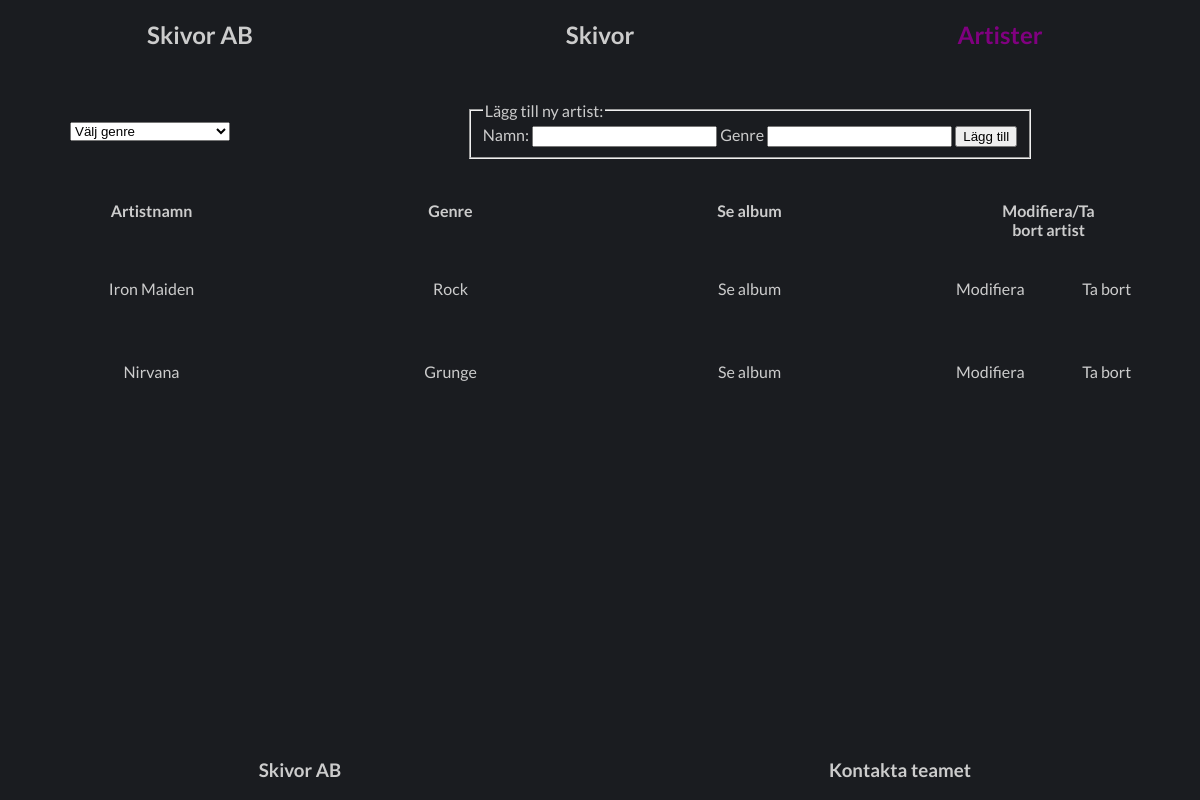
Screenshot of /artists.php with the database file from the repository.
### tables this page shows
CREATE TABLE IF NOT EXISTS `artists` (
  `id` int(11) NOT NULL AUTO_INCREMENT,
  `name` varchar(50) NOT NULL DEFAULT '0',
  `genre` varchar(50) NOT NULL DEFAULT '0',
  PRIMARY KEY (`id`)
);

### functions/functions.php (called while the page is built, shortened)
<?php
function getData(string $sql, array $args = NULL): array
{
  try {
    $pdo = connectToDb();
  } catch (PDOException $e) {
    die("Fel: " . $e->getMessage());
  }
  $stmt = $pdo->prepare($sql);
  $stmt->execute($args);
  $res = $stmt->fetchAll();
  return $res;
}

### artists.php (the view, shortened to what this page needs)
<?php
include_once("modules/navbar.php");
?>
<div class="artists_container">
  <form action="" id="dropdown_form">
    <select name="genre" id="dropdown">
      <option value="default">Välj genre</option>
    </select>
  </form>
  <div class="form_wrapper">
    <form action="" method="post">
      <fieldset>
        <legend>Lägg till ny artist:</legend>
        <label for="name">Namn:</label>
        <input type="text" name="name" id="name">
        <label for="genre">Genre</label>
        <input type="text" name="genre" id="genre">
        <button type="submit" name="add" value="artists">Lägg till</button>
      </fieldset>
    </form>
  </div>
  <div class="table_wrapper">
    <table class="artists">
      <tr>
        <th>Artistnamn</th>
        <th>Genre</th>
        <th>Se album</th>
        <th>Modifiera/Ta bort artist</th>
      </tr>
      <?php
      $sql = "SELECT * FROM artists ORDER BY name;";
      if ($_GET) {
        $safeGet = sanitize($_GET);
        $sql = "SELECT * FROM artists WHERE genre = :genre ORDER BY name;";
        $arg = ["genre" => $safeGet["genre"]];
        $artists = getData($sql, $arg);
      } else {
        $artists = getData($sql);
      }
      foreach ($artists as $artist) {
        echo "<tr>";
        $id = $artist["id"];
        unset($artist["id"]);
        foreach ($artist as $val) {
          echo "<td>" . $val . "</td>";
        }
        echo "<td><a href='albums.php?artists=" . $id . "'>Se album</a></td>";
        echo "<td class='buttons'>";
        echo "<a href='change.php?action=modify&item=artists&id=" . $id . "'>Modifiera</a>";
        echo "<a href='change.php?action=delete&item=artists&id=" . $id . "'>Ta bort</a>";
        echo "</td>";
      }
      ?>
    </table>
  </div>
</div>
<?php include_once("modules/footer.php"); ?>

### style.css (style rules this page uses)
* { box-sizing: border-box; }
body { background-color: #1a1c20; color: #ccc; margin: 0; height: 100dvh; display: grid; grid-template-rows: auto 1fr auto; font-family: "Lato", sans-serif; }
a { text-decoration: none; text-align: center; color: #ccc; }
td, th { padding: 0.5rem; padding-right: 6rem; padding-left: 6rem; }
.albums_container, .artists_container { display: grid; grid-template-columns: 1fr 3fr; grid-template-rows: auto 1fr; }
.table_wrapper { grid-column: 1/-1; }
#dropdown_form { justify-self: center; align-self: center; }
select { width: 10rem; }
.table_wrapper td { padding: 2rem; justify-self: center; }
.table_wrapper tr { display: grid; grid-template-columns: repeat(5, minmax(100px, 1fr)); }
.table_wrapper .artists tr { grid-template-columns: repeat(4, minmax(100px, 1fr)); }
.buttons { display: grid; justify-content: space-between; grid-template-columns: repeat(2, 1fr); column-gap: 3rem; }
.table_wrapper table { width: 100dvw; }
.form_wrapper, .dropdown_wrapper { display: flex; align-items: center; justify-content: center; padding: 2rem; }

### rows the page displays
artists: name "Iron Maiden", genre "Rock"
artists: name "Nirvana", genre "Grunge"

### other values shown
$titel "Skivor AB"
$titel "Skivor"
$titel "Artister"
